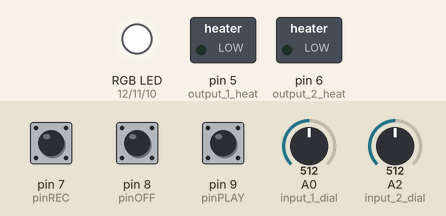
A sketch run on a simulated Arduino Mega 2560, built with avr-gcc and run on an emulated ATmega2560. Parts: switched loads named in the sketch (green lamp = pin HIGH), an RGB LED mixed from three pins (HIGH = lit). The test bench sets the inputs (shaded band); at power-on: pin 7 (pinREC) HIGH, A0 (input_1_dial) = 512, A2 (input_2_dial) = 512, pin 8 (pinOFF) HIGH, pin 9 (pinPLAY) HIGH.

Above: at 1.2 s.
1.3 s: pin 7 (pinREC) pulled LOW for 0.15 s
At 2.5 s:
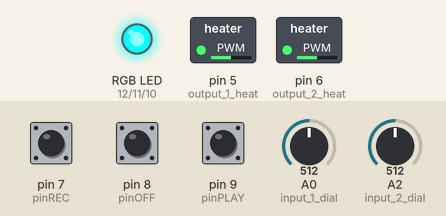
2.9 s: A0 (input_1_dial) set to 716
At 3.8 s:
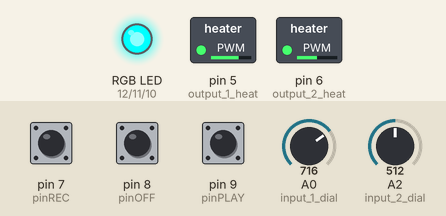
4.4 s: A2 (input_2_dial) set to 716
At 5.0 s:
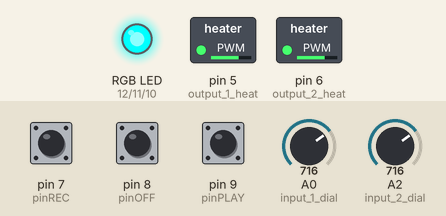
5.9 s: pin 8 (pinOFF) pulled LOW for 0.15 s
At 7.1 s:
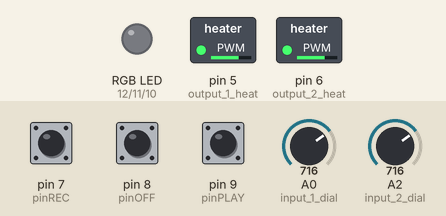
7.5 s: pin 9 (pinPLAY) pulled LOW for 0.15 s
At 8.5 s:
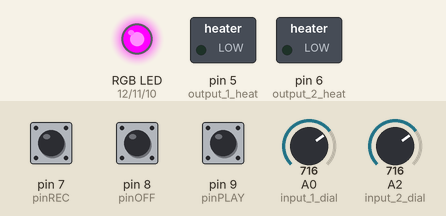
9.1 s: pin 7 (pinREC) pulled LOW for 1 s
At 9.7 s:
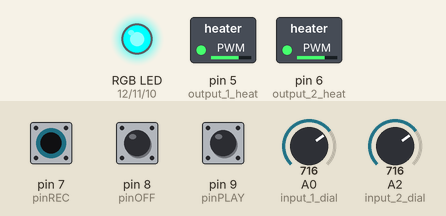
Timing chart, 0 to 12.1 s (numbered marks = the images above; inputs shaded):
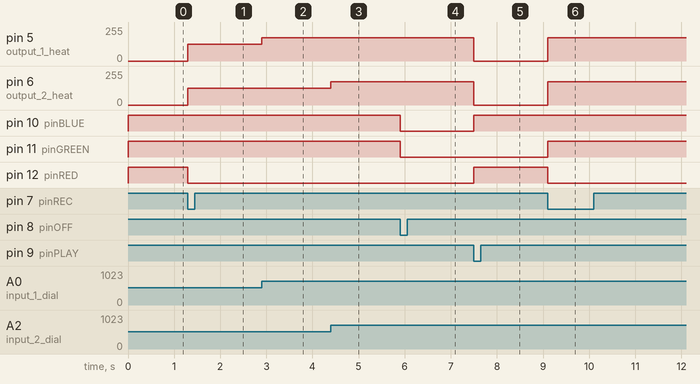

Measured:
- after the input at 1.3 s, pin 5 (output_1_heat), pin 6 (output_2_heat): 0/255 → 126/255 at once; pin 12 (pinRED): HIGH → LOW at once
- after the input at 2.9 s, pin 5 (output_1_heat): 126/255 → 176/255 at once
- after the input at 4.4 s, pin 6 (output_2_heat): 126/255 → 176/255 at once
- after the input at 5.9 s, pin 10 (pinBLUE), pin 11 (pinGREEN): HIGH → LOW at once
- after the input at 7.5 s, pin 5 (output_1_heat), pin 6 (output_2_heat): 176/255 → 0/255 at once; pin 10 (pinBLUE), pin 12 (pinRED): LOW → HIGH at once
- after the input at 9.1 s, pin 5 (output_1_heat), pin 6 (output_2_heat): 0/255 → 176/255 at once; pin 11 (pinGREEN): LOW → HIGH at once; pin 12 (pinRED): HIGH → LOW at once

The sketch:

hbl_heat_240327b.ino
```cpp
/*

PURPOSE - HEATBIT BASIC CODE
2024/01/19

The Haptic Bits Lab includes a library of shapes and actuators to facilitate somaesthetic design —
a process that allows designers to examine and improve on connections between sensation, feeling,
emotion, subjective understanding and values.

This program enables recording, and playback, of MIDI signal from a set of potentiometers and to
heat pads with the corresponding circuitry defined in the Haptic Bits Lab documentation.

The two potentiometers next to the pressure pad controls inputs mapped to the heatpads, with each
potentiometer mapped to one heatpad, output voltage is sent to the ports for the heatpads.
Turning the dials clockwise increases the voltage, up to a maximum of 5V based on the board design.

The board is also equipped with a pressure pad but it is currently not in use. However it is connected
and ready to have new functions implemented via code. Next to the 'Arduino Nano Every' card on the
board, a number of pins are available for connecting breakout boards, sensors, or actuators in order
to enable new interactions and functionalities.

A rotary switch on the far right moves the current active mode between recording, off, and playback.
An RGB LED indicates the modes as red (record), off, and green (playback).

*/


// Pin definition for input rotary potentiometers and pressure pad
#define input_1_dial A0 // Rotary potentiometer 1.
#define input_2_dial A2 // Rotary potentiometer 2.

// Pin definitions for input rotary switch
#define pinREC 7 // Mode 1 (MIDI RECORD) where manual fader input is actuated and also sent to MIDI OUT.
#define pinOFF 8 // Mode 2 (MIDI OFF) where manual fader input is actuated only.
#define pinPLAY 9 // Mode 3 (MIDI PLAYBACK) where manual fader input is ignored, and MIDI IN values are actuated.

// Pin definitions for output RGB LED
#define pinBLUE 10 // Blue channel
#define pinGREEN 11 // Green channel
#define pinRED 12 // Red channel

// Pin definitions for I/O devices
#define output_1_heat 5 // Output port 1. J7 on the circuit board.
#define output_2_heat 6 // Output port 2. J2 on the circuit board.


// Variables and constants
int lastKnownMode = 0; // Storing the last mode set by rotary switch.
int rawPotentiometer1 = 0; // Readings from dial 1, 0-1023 range.
int rawPotentiometer2 = 0; // Readings from dial 2, 0-1023 range.
int midiPotentiometer1 = 0; // Readings from dial 1 or MIDI in, converted to the 0-127 MIDI range.
int midiPotentiometer2 = 0; // Readings from dial 2 or MIDI in, converted to the 0-127 MIDI range.
int lastPotentiometer1 = 0; // Storing value changes on dial 1, to prevent duplicate MIDI messaging.
int lastPotentiometer2 = 0; // Storing value changes on dial 2, to prevent duplicate MIDI messaging.
int pwmHeat1 = 0; // Readings from dial 1 or MIDI in, converted to the 0-255 PWM range.
int pwmHeat2 = 0; // Readings from dial 2 or MIDI in, converted to the 0-255 PWM range.
int receivedChannel = 0; //Used for MIDI playback.
int receivedControlNumber = 0; //Used for MIDI playback.
int receivedControlValue = 0; //Used for MIDI playback.
const int dial_1_CC = 22; // The control change number used for MIDI fader values.
const int dial_2_CC = 23; // The control change number used for MIDI fader values.


void setup() {
  //Set I/O devices as inputs and outputs
  pinMode(input_1_dial, INPUT); // Defining potentiometer 1 (Right) as input.
  pinMode(input_2_dial, INPUT); // Defining potentiometer 2 (Left) as input.
  pinMode(output_1_heat, OUTPUT); // Defining the PWM pin for port #1 as output.
  pinMode(output_2_heat, OUTPUT); // Defining the PWM pin for port #2 as output.

  // Initialize heat pads to default state
  digitalWrite(output_1_heat, LOW);
  digitalWrite(output_2_heat, LOW);

  // Configure rotary switch pins as input with internal pull-up resistors
  pinMode(pinREC, INPUT_PULLUP);
  pinMode(pinOFF, INPUT_PULLUP);
  pinMode(pinPLAY, INPUT_PULLUP);

  // Configure RGB LED pins as outputs
  pinMode(pinBLUE, OUTPUT);
  pinMode(pinGREEN, OUTPUT);
  pinMode(pinRED, OUTPUT);

  // Turn off all colors initially (common anode means HIGH turns off the LED)
  digitalWrite(pinRED, HIGH);
  digitalWrite(pinGREEN, HIGH);
  digitalWrite(pinBLUE, HIGH);

  //Initiate serial TX/RX both for monitoring and MIDI.
  Serial1.begin(31250); // Set the baud rate for MIDI on the TX.
  Serial.begin(9600);  // Set the baud rate for serial monitoring over USB.

}


// Sends MIDI CC message via MIDI out
void sendCC(byte channel, byte CC, byte range) {

  // Convert the values from the input devices to MIDI and write to the hardware serial port.
  Serial1.write (0xB0 | (channel-1)); // Channel number (Subtraction adjusts channel for 1-16 MIDI)
  Serial1.write(CC); // CC number
  Serial1.write(range); // Range number

  /*
  // Send values to the USB serial port (only for debugging purposes)
  Serial.print("Record on Channel ");
  Serial.print(channel);
  Serial.print(", Control Number: ");
  Serial.print(CC);
  Serial.print(", Control Value: ");
  Serial.println(range);
  */

}


// Receives MIDI CC messages via MIDI in
void processMIDIByte(byte midiByte) {

  // Check if an incoming message in the hardware serial port's buffer is a Control Change message (status byte: 0xB0)
  if ((midiByte & 0xF0) == 0xB0) {
    byte channel = midiByte & 0x0F; // Extract MIDI channel
    byte controlNumber = Serial1.read(); // Read the control number
    byte controlValue = Serial1.read(); // Read the control value

    // Process the Control Change message with 'channel', 'controlNumber', and 'controlValue'. Ignore messages out of range due to any USB bit/byte errors.
    if (channel == 0 && controlNumber == dial_1_CC && controlValue <= 127) {
      midiPotentiometer1 = controlValue;
      } else if (channel == 0 && controlNumber == dial_2_CC && controlValue <= 127) {
        midiPotentiometer2 = controlValue;
    }

  /*
  // Send values to the USB serial port (only for debugging purposes)
  Serial.print("Playback on Channel ");
  Serial.print(channel + 1); // MIDI channels are 1-indexed
  Serial.print(", Control Number: ");
  Serial.print(controlNumber);
  Serial.print(", Control Value: ");
  Serial.println(controlValue);
  */

  }
}


void loop() {

  // Check rotary switch values to determine current mode.
  bool mode1 = digitalRead(pinREC);
  bool mode2 = digitalRead(pinOFF);
  bool mode3 = digitalRead(pinPLAY);

  // Check if MIDI REC pin is LOW and the last known mode was not already the same.
  if(mode1 == LOW && lastKnownMode != 1) {
    lastKnownMode = 1;
    digitalWrite(pinBLUE, HIGH);
    digitalWrite(pinGREEN, HIGH);
    digitalWrite(pinRED, LOW);
  }
  // Check if MIDI OFF pin is LOW and the last known mode was not already the same.
  if(mode2 == LOW && lastKnownMode != 2) {
    lastKnownMode = 2;
    digitalWrite(pinBLUE, LOW);
    digitalWrite(pinGREEN, LOW);
    digitalWrite(pinRED, LOW);
  }
  // Check if MIDI PLAY pin is LOW and the last known mode was not already the same.
  if(mode3 == LOW && lastKnownMode != 3) {
    lastKnownMode = 3;
    digitalWrite(pinBLUE, HIGH);
    digitalWrite(pinGREEN, LOW);
    digitalWrite(pinRED, HIGH);
    //Reset inputs before listening to playback.
    midiPotentiometer1 = 0;
    midiPotentiometer2 = 0;
  }

  //LOGIC DURING MIDI REC

  if (lastKnownMode == 1) {

    rawPotentiometer1 = analogRead(input_1_dial);
    //Reading and storing the input of the left potentiometer
    rawPotentiometer2 = analogRead(input_2_dial);

    // Map raw values to 0-127 for MIDI
    midiPotentiometer1 = map(rawPotentiometer1, 0, 1023, 0, 127);
    midiPotentiometer2 = map(rawPotentiometer2, 0, 1023, 0, 127);

    // Send MIDI control change messages if the values have changed.
    byte bytePotentiometer1 = midiPotentiometer1; // Map the 10-bit value to 8-bit
    if (bytePotentiometer1 != lastPotentiometer1) {
      sendCC(1, dial_1_CC, bytePotentiometer1); // Send to channel one, CC# 21
      lastPotentiometer1 = bytePotentiometer1; // Update the last value
    }
    byte bytePotentiometer2 = midiPotentiometer2; // Map the 10-bit value to 8-bit
    if (bytePotentiometer2 != lastPotentiometer2) {
      sendCC(1, dial_2_CC, midiPotentiometer2); // Send to channel one, CC# 21
      lastPotentiometer2 = bytePotentiometer2; // Update the last value
    }

    // Map MIDI values to PWM for (potential) output
    pwmHeat1 = map(midiPotentiometer1, 0, 127, 0, 255);
    pwmHeat2 = map(midiPotentiometer2, 0, 127, 0, 255);

    //Takes the mapped inputs of the potentiometers and outputs them to the actuators, as long as the pressure pad is pressed
    analogWrite(output_1_heat, pwmHeat1);
    analogWrite(output_2_heat, pwmHeat2);


  }

  //LOGIC DURING MIDI OFF

  if (lastKnownMode == 2) {

    rawPotentiometer1 = analogRead(input_1_dial);
    //Reading and storing the input of the left potentiometer
    rawPotentiometer2 = analogRead(input_2_dial);

    // Map raw values to 0-127 for MIDI
    midiPotentiometer1 = map(rawPotentiometer1, 0, 1023, 0, 127);
    midiPotentiometer2 = map(rawPotentiometer2, 0, 1023, 0, 127);

    // Map MIDI values to PWM for (potential) output
    pwmHeat1 = map(midiPotentiometer1, 0, 127, 0, 255);
    pwmHeat2 = map(midiPotentiometer2, 0, 127, 0, 255);

    //Takes the mapped inputs of the potentiometers and outputs them to the actuators, as long as the pressure pad is pressed
    analogWrite(output_1_heat, pwmHeat1);
    analogWrite(output_2_heat, pwmHeat2);

  }


//LOGIC DURING MIDI PLAY

  if (lastKnownMode == 3) {

    // Use a for loop to check at least 3 MIDI messages. Check if there are at least 3 bytes (full message) available before processing.
    for (int i = 0; i < 3; i++) {
      if (Serial1.available() >= 3) {
        byte midiByte = Serial1.read();
        // Process the received MIDI byte
        processMIDIByte(midiByte);
      }
      // Clear the serial buffer to avoid duplicate readings.
      while (Serial.available() > 0) {
        byte trash = Serial.read(); // Read and discard any remaining bytes in the buffer
      }
    }

    // Map MIDI values to PWM for (potential) output
    pwmHeat1 = map(midiPotentiometer1, 0, 127, 0, 255);
    pwmHeat2 = map(midiPotentiometer2, 0, 127, 0, 255);

    //Takes the mapped inputs of the potentiometers and outputs them to the actuators, as long as the pressure pad is pressed
    analogWrite(output_1_heat, pwmHeat1);
    analogWrite(output_2_heat, pwmHeat2);

}
}
```
